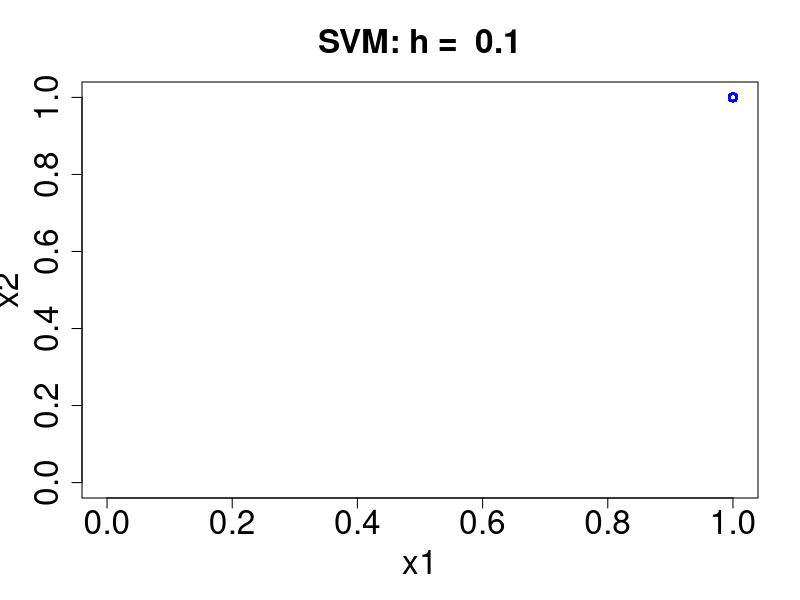
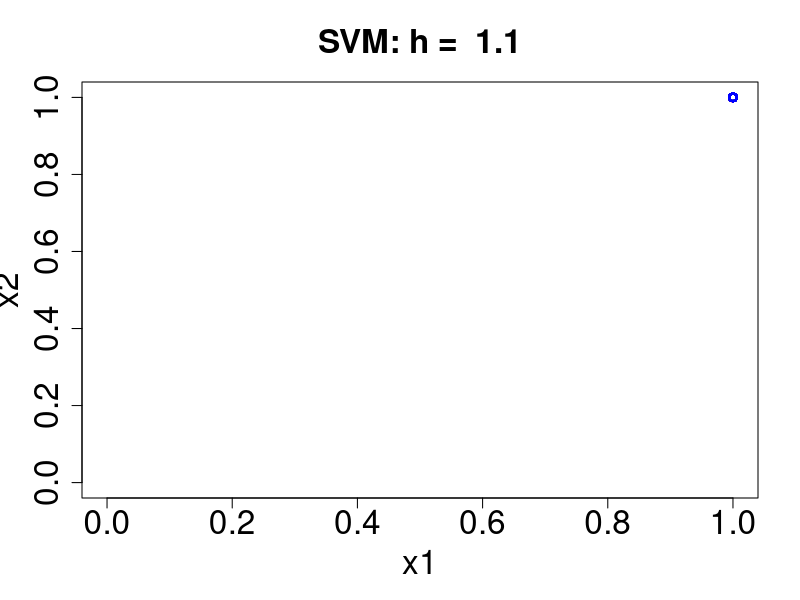
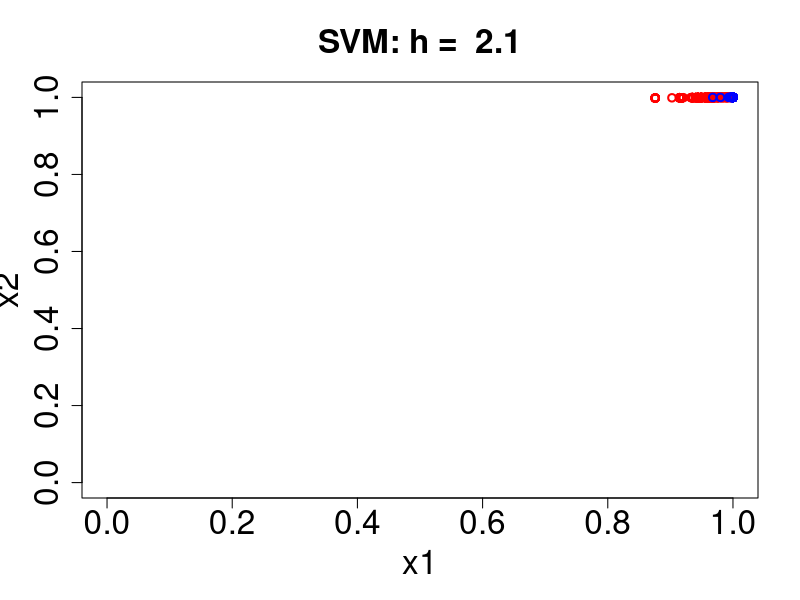
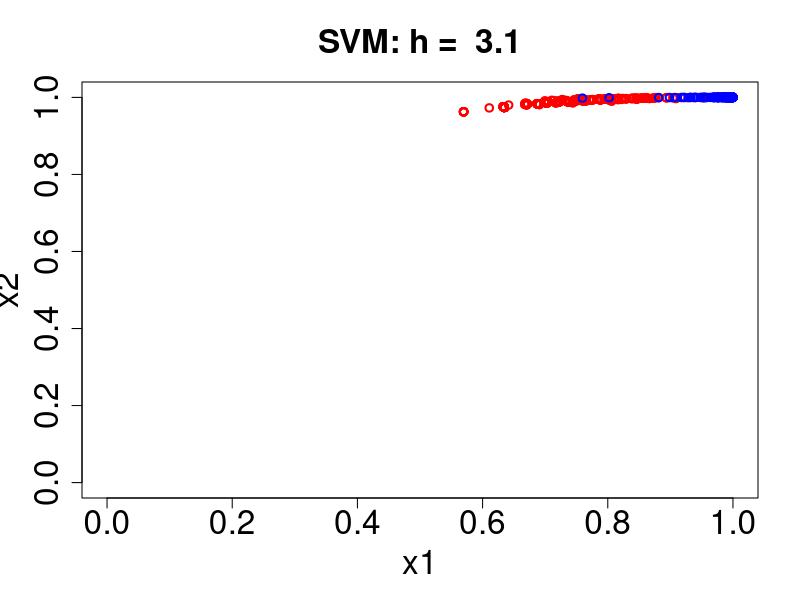
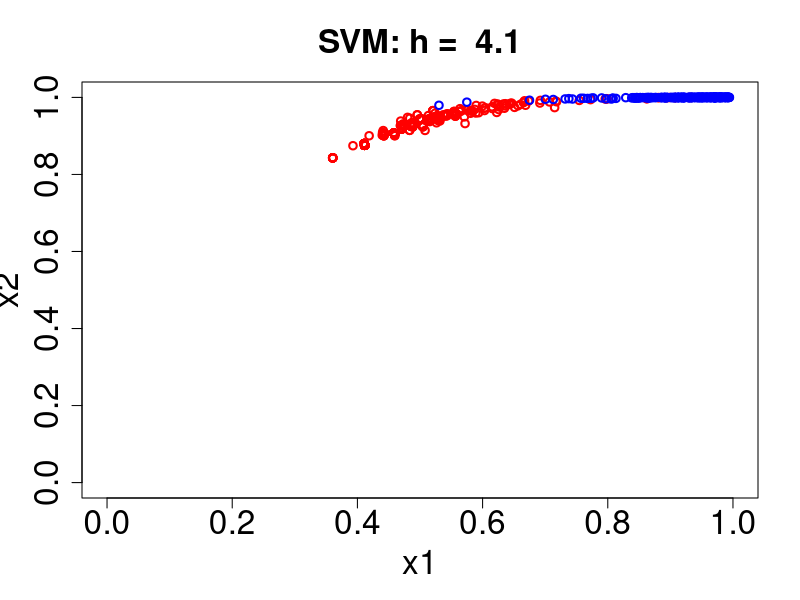
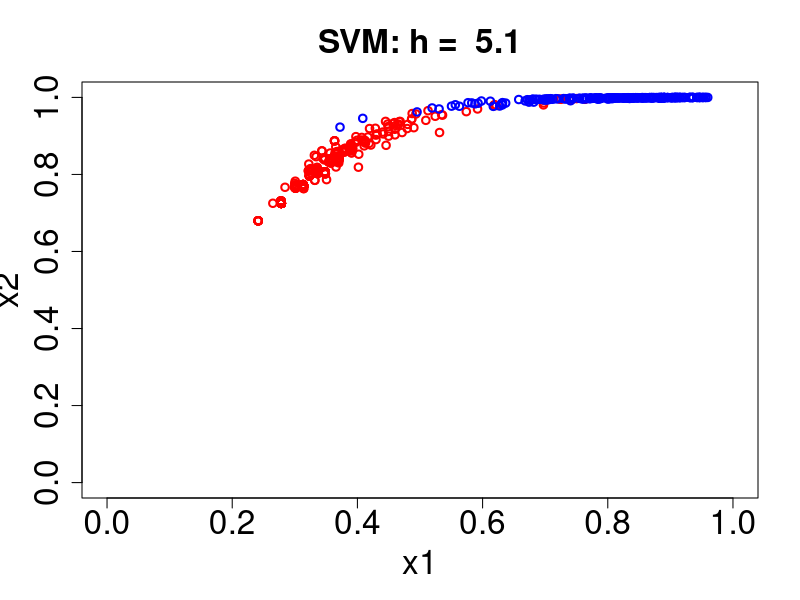
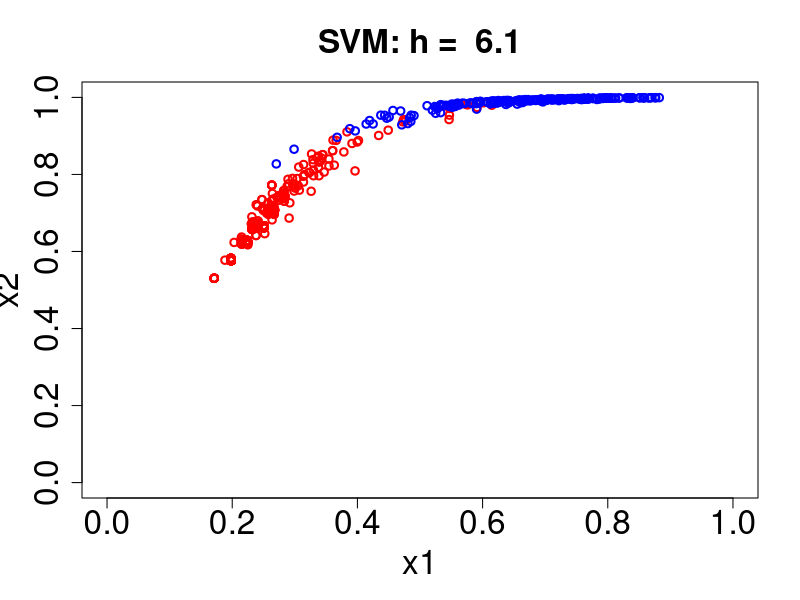
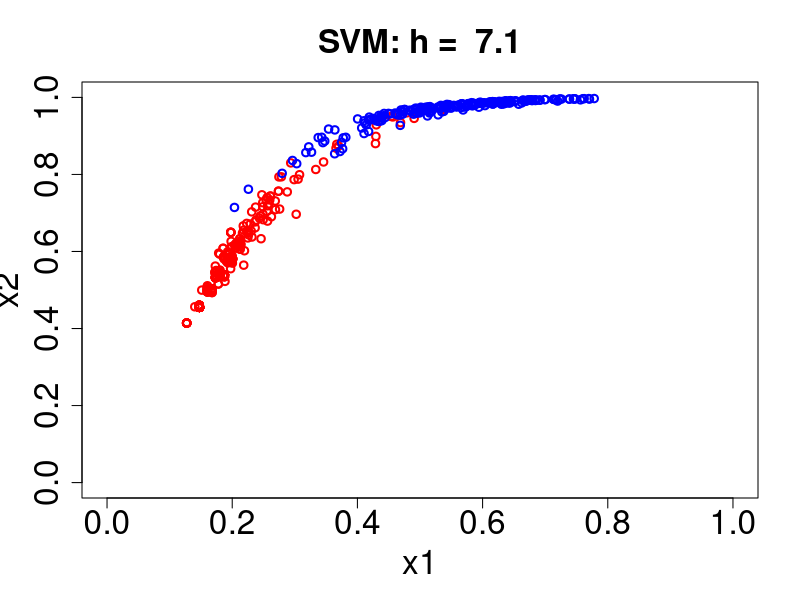

These charts were generated, in order, by the following R code:
rm(list = ls())
if (length(dev.list())) {
  dev.off()
}

library("kernlab")
library("mlbench")

set.seed(203)

C1_LABEL = -1
C2_LABEL = 1


distance_two_points <- function(x1, x2) {
  return (sqrt(sum((x1 - x2)^2)))
}

# pega os dados da package mlbench
data("BreastCancer")
data2 <- BreastCancer

# Realiza o tratamento dos dados para remoção de NA
data2 <- data2[complete.cases(data2),]

start_variables_column <- 2
end_variables_column <- 10
label_column <- 11

X <- data.matrix(data2[, start_variables_column:end_variables_column])

N <- nrow(X) # numero de amostras
n <- ncol(X) # numero de variaveis

Y <- matrix(NA, nrow = N, ncol = 1)

for (i in 1:N) {
  # ultima coluna é a coluna com a classe
  if (data2[i, label_column] == "benign") {
    Y[i] <- C1_LABEL
  } else {
    Y[i] <- C2_LABEL
  }
}


# junta tudo na matriz dos dados
all_data <- cbind(X, Y)

# embaralha a matriz dos dados de entrada - remove bias de coleta
all_data <- all_data[sample.int(nrow(all_data)), ]

s = 0.75

# aberturas das gaussianas: quanto maior s, mais ela espalha
nc <- 250 # numero de pontos de cada classe
k_list <- c(10)

# gera os dados - fora do loop, para que sejam os mesmo dados para todos os k
# centro dessa gaussiana esta na posicao (2,2)
xc1 <- matrix(rnorm(nc * 2) , ncol = 2) * s + t (matrix(c (2 , 2) , nrow =
                                                          2, ncol = nc))
# centro dessa outra gaussiana esta na posicao (4,4)
xc2 <- matrix(rnorm(nc * 2) , ncol = 2) * s + t (matrix(c (4 , 4) , nrow =
                                                          2, ncol = nc))


xc1 <- all_data[which(all_data[,ncol(all_data)] == C1_LABEL), start_variables_column:end_variables_column]
xc2 <- all_data[which(all_data[,ncol(all_data)] == C2_LABEL), start_variables_column:end_variables_column]
nc1 <- nrow(xc1)
nc2 <- nrow(xc2)
nc_total <- nc1 + nc2

# plot(
#   NULL,
#   main = paste("Dados de entrada - s = ", s),
#   xlab = "x1",
#   ylab = "x2",
#   ylim = c(0, 6),
#   xlim = c(0, 6),
#   cex.main = 2,
#   cex.axis = 2,
#   cex.lab = 2
# )

# points(xc1[,1], xc1[,2], col = "red", lwd = 2)
# points(xc2[,1], xc2[,2], col = "blue", lwd = 2)

# matriz de entrada
X <- rbind(xc1, xc2)

# rotulos de entrada
yc1 <- rep(C1_LABEL, nc)
yc2 <- rep(C2_LABEL, nc)
Y <- c(yc1, yc2)

h_list <- seq(0.1, 30, 1)
C <- 10

dist_arr <- c()
area1_arr <- c()

for (h in h_list) {
  dall <- as.matrix(dist(X, diag = T, upper = T))
  kall <- exp(-(dall * dall) / (2 * (h)^2)) # essa é a matriz de kernel

  kall <- tanh(X %*% t(X) / (2 * (h)^2))
  
  k11 <- kall[1:nc1, 1:nc1]
  k12 <- kall[(1:nc1),((nc1+1):nc_total)]
  k21 <- kall[((nc1+1):nc_total),(1:nc1)]
  k22 <- kall[((nc1+1):nc_total),((nc1+1):nc_total)]
  
  p11 <- rowSums(k11) / dim(k11)[2]
  p12 <- rowSums(k12) / dim(k12)[2]
  p21 <- rowSums(k21) / dim(k21)[2]
  p22 <- rowSums(k22) / dim(k22)[2]
  
  p1<-cbind(p11, p12) 
  p2<-cbind(p21, p22)
  
  plot(
    NULL,
    main = paste("SVM: h = ", h),
    xlab = "x1",
    ylab = "x2",
    ylim = c(0, 1),
    xlim = c(0, 1),
    cex.main = 2,
    cex.axis = 2,
    cex.lab = 2
  )

  points(p1[,1], p1[,2], col = "red", lwd = 2)
  points(p2[,1], p2[,2], col = "blue", lwd = 2)
  
  # calcula a distancia entre os centros para cada um
  m1 <- colMeans(p1)
  m2 <- colMeans(p2)
  
  # calcula os desvios padroes
  # a1 <- sd(p1[which(p1[,1] >= p1[,2]),1]) # somente os abaixo da reta
  # b1 <- sd(p1[which(p1[,1] >= p1[,2]),2])
  # 
  # a2 <- sd(p2[which(p2[,1] <= p2[,2]),1]) # somente os acima da reta
  # b2 <- sd(p2[which(p2[,1] <= p2[,2]),2])
  
  a1 <- sd(p1[,1])
  b1 <- sd(p1[,2])
  a2 <- sd(p2[,1])
  b2 <- sd(p2[,2])
  
  area1 <- pi * a1 * b1
  area2 <- pi * a2 * b2
  
  dist_arr <- c(dist_arr, distance_two_points(m1, m2))
  area1_arr <- c(area1_arr, area1 + area2)
}

DIST_COL <- "black"
AREA_COL <- "red"

par(mar = c(5, 4, 4, 4) + 0.3)  # Leave space for z axis
plot(h_list, dist_arr, ylab = "Distância entre centros", xlab = "h",
     type = "b", col = DIST_COL, lwd = 2, cex.main = 1.5,
     cex.axis = 1.5,pch = 16) # first plot
par(new = TRUE)
plot(h_list, area1_arr, axes = FALSE, bty = "n", xlab = "", ylab = "",
     main = "Métricas x h",
     type = "b", col = AREA_COL, lwd = 2, cex.main = 1.5,
     cex.axis = 1.5,
     cex.lab = 1.5, pch = 15)
axis(side=4, at = pretty(range(area1_arr)), col=AREA_COL, cex.axis = 1.5, col.axis=AREA_COL)
mtext("Área Elipse", side=4, line=3, col=AREA_COL)

## Add Legend
legend("bottom",legend=c("Distância entre Centros","Área da Elipse"),
       text.col=c(DIST_COL,AREA_COL),pch=c(16,15),col=c(DIST_COL,AREA_COL))
